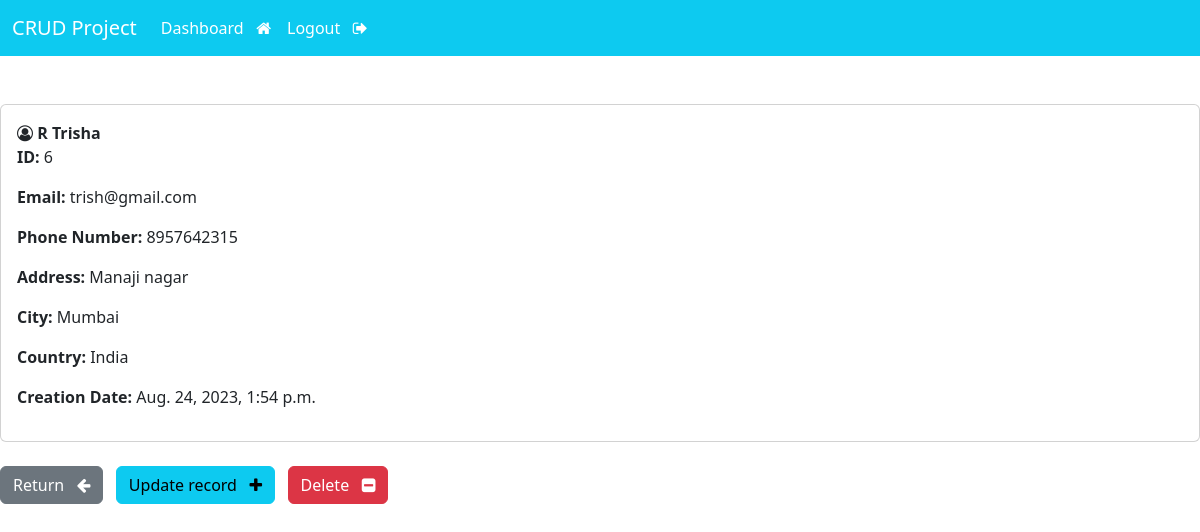
The app's page /record/6/ (signed in) with its own data.
### crud/models.py (models this page shows)
class Record(models.Model):
    creation_date = models.DateTimeField(auto_now_add=True)
    first_name = models.CharField(max_length=100)
    last_name = models.CharField(max_length=100)
    email = models.EmailField(max_length=255)
    phone = models.IntegerField()
    address =models.CharField(max_length=250)
    city = models.CharField(max_length=100)
    province = models.CharField(max_length=200)
    country = models.CharField(max_length=100)

### crud/views.py (the view)
# urls.py: path('record/<int:pk>/', views.view_record, name='view-record'),
@login_required(login_url='login')
def view_record(request, pk):
    all_records = Record.objects.get(id=pk)
    return render(request,'crud/view-record.html',{'record':all_records})

### crud/templates/crud/view-record.html (shortened to what this page needs)
{% extends 'crud/base.html' %}
{% block content %}
<body>
    <div class="card">
        <div class="card-body">
            <i class="fa fa-user-circle-o" aria-hidden="true"></i>
            <strong>
                {{record.last_name|upper}}
                {{record.first_name}}
            </strong>
            <p> <strong> ID: </strong>{{record.id}}</p>
            <p> <strong> Email: </strong>{{record.email}}</p>
            <p> <strong> Phone Number: </strong>{{record.phone}}</p>
            <p> <strong> Address: </strong>{{record.address}}</p>
            <p> <strong> City: </strong>{{record.city}}</p>
            <p> <strong> Country: </strong>{{record.country}}</p>
            <p> <strong> Creation Date: </strong>{{record.creation_date}}</p>
        </div>
    </div>
    <br>
    <a href="{% url 'dashboard' %}" class="btn btn-secondary">Return &nbsp; <i class="fa fa-arrow-left"
            aria-hidden="true"></i></a>
    <a href="{% url 'update-record' record.id %}" class="btn btn-info">Update record &nbsp; <i class="fa fa-plus"
            aria-hidden="true"></i></a>
    <a href="{% url 'delete' record.id %}" class="btn btn-danger">Delete &nbsp; <i class="fa fa-minus-square"
            aria-hidden="true"></i></a>
</body>
{% endblock %}

### records on screen
Record: last_name "R", first_name "Trisha", id "6", email "trish@gmail.com", phone "8957642315", address "Manaji nagar", city "Mumbai", country "India", creation_date "Aug. 24, 2023, 1:54 p.m."
